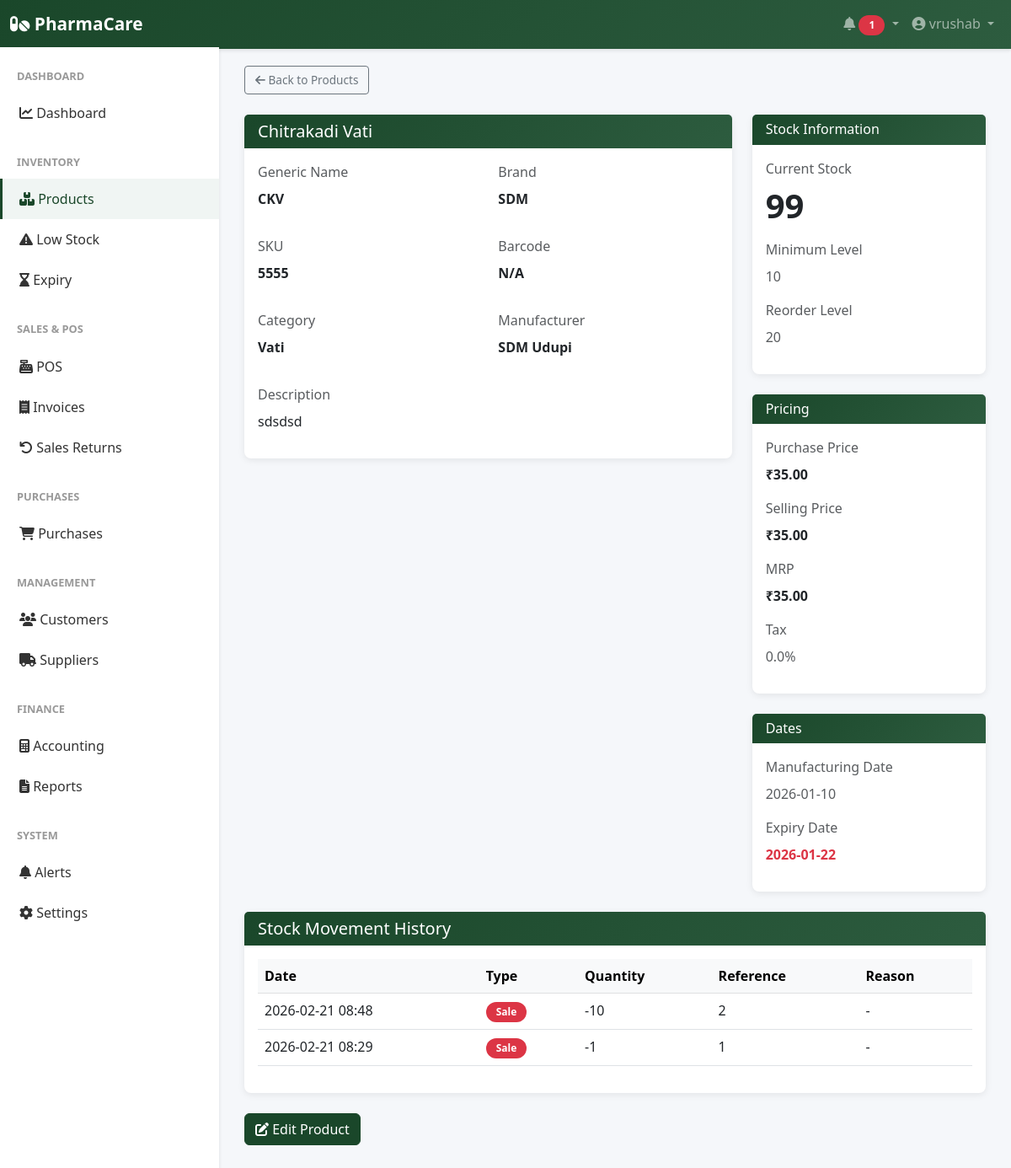
The page /inventory/products/1 (signed in) on the database as committed earlier.
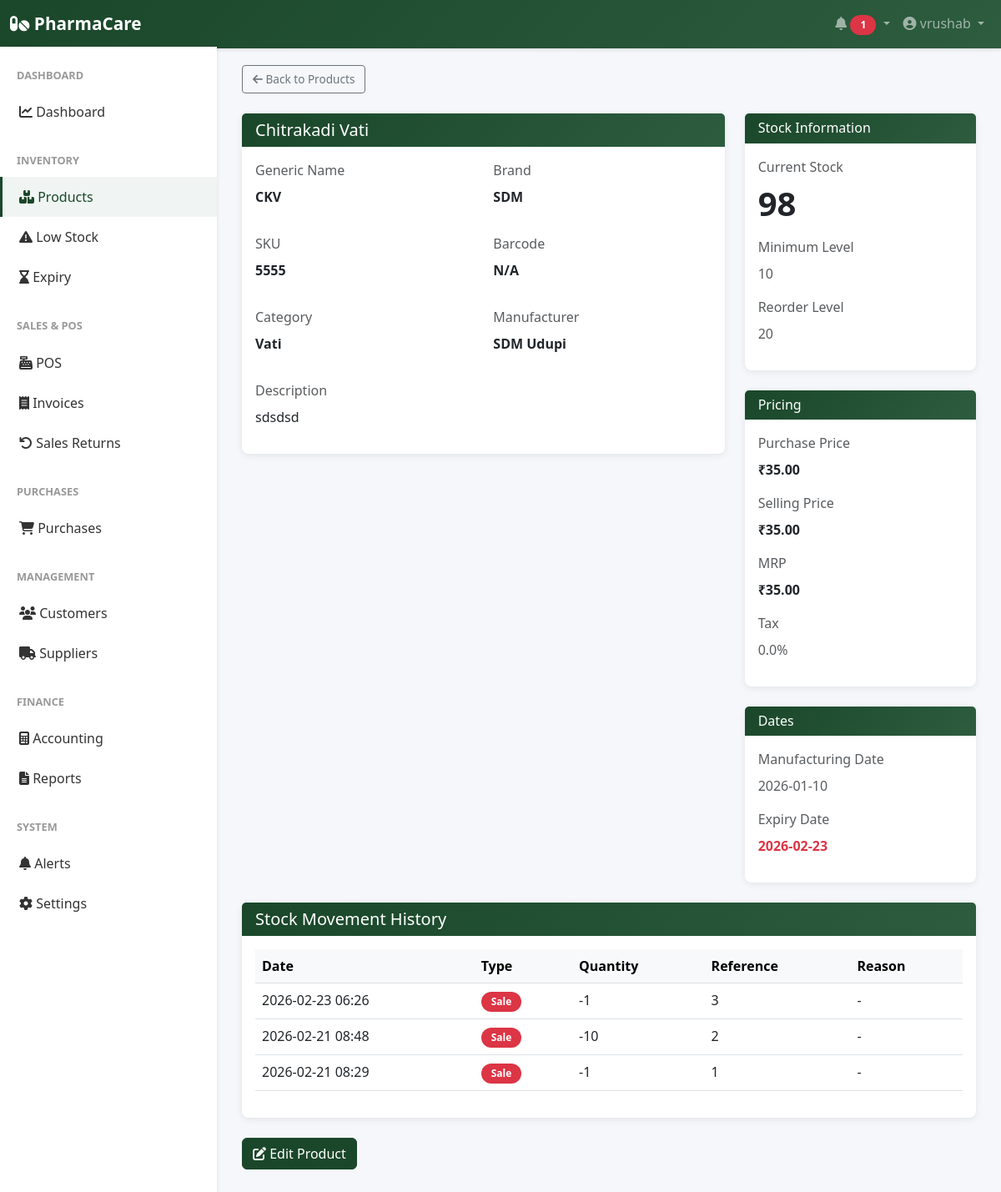
The same page on the database as committed later.
### app/models.py (models this page shows, shortened)
class User(UserMixin, db.Model):
    __tablename__ = 'user'
    id = db.Column(db.Integer, primary_key=True)
    company_id = db.Column(db.Integer, db.ForeignKey('company.id'), nullable=False, unique=True)
    username = db.Column(db.String(255), unique=True, nullable=False)
    password_hash = db.Column(db.String(255), nullable=False)
    is_active = db.Column(db.Boolean, default=True)
    last_login = db.Column(db.DateTime)
    created_date = db.Column(db.DateTime, default=datetime.utcnow)
    updated_date = db.Column(db.DateTime, default=datetime.utcnow, onupdate=datetime.utcnow)
    company = db.relationship('Company', back_populates='user')

class Product(db.Model):
    __tablename__ = 'product'
    id = db.Column(db.Integer, primary_key=True)
    company_id = db.Column(db.Integer, db.ForeignKey('company.id'), nullable=False)
    product_name = db.Column(db.String(255), nullable=False)
    generic_name = db.Column(db.String(255))
    brand = db.Column(db.String(255))
    category = db.Column(db.String(100), nullable=False)
    manufacturer = db.Column(db.String(255))
    batch_number = db.Column(db.String(100))
    barcode = db.Column(db.String(100), unique=True)
    sku = db.Column(db.String(100), unique=True, nullable=False)
    purchase_price = db.Column(db.Float, nullable=False)
    selling_price = db.Column(db.Float, nullable=False)
    mrp = db.Column(db.Float, nullable=False)
    tax_percentage = db.Column(db.Float, default=0)
    manufacturing_date = db.Column(db.DateTime)
    expiry_date = db.Column(db.DateTime)
    quantity = db.Column(db.Integer, default=0)
    minimum_stock_level = db.Column(db.Integer, default=10)
    reorder_level = db.Column(db.Integer, default=20)
    prescription_required = db.Column(db.Boolean, default=False)
    description = db.Column(db.Text)
    image_path = db.Column(db.String(500))
    created_date = db.Column(db.DateTime, default=datetime.utcnow)
    updated_date = db.Column(db.DateTime, default=datetime.utcnow, onupdate=datetime.utcnow)
    is_active = db.Column(db.Boolean, default=True)
    company = db.relationship('Company', back_populates='products')
    stock_movements = db.relationship('StockMovement', back_populates='product', cascade='all, delete-orphan')
    sale_items = db.relationship('SaleItem', back_populates='product', cascade='all, delete-orphan')
    purchase_items = db.relationship('PurchaseItem', back_populates='product', cascade='all, delete-orphan')
    category_id = db.Column(db.Integer, db.ForeignKey('category.id'))
    unit_id = db.Column(db.Integer, db.ForeignKey('unit.id'))
    category_rel = db.relationship('Category', back_populates='products')
    unit_rel = db.relationship('Unit', back_populates='products')

class StockMovement(db.Model):
    __tablename__ = 'stock_movement'
    id = db.Column(db.Integer, primary_key=True)
    product_id = db.Column(db.Integer, db.ForeignKey('product.id'), nullable=False)
    movement_type = db.Column(db.String(50), nullable=False)  # 'purchase', 'sale', 'adjustment', 'return'
    quantity = db.Column(db.Integer, nullable=False)
    batch_number = db.Column(db.String(100))
    reference_id = db.Column(db.Integer)  # sale_id or purchase_id
    reason = db.Column(db.String(255))  # For adjustments
    created_date = db.Column(db.DateTime, default=datetime.utcnow)
    product = db.relationship('Product', back_populates='stock_movements')

### app/routes/inventory.py (the view)
@inventory_bp.route('/products/<int:product_id>')
@login_required
def product_detail(product_id):
    product = Product.query.get(product_id)
    if not product or product.company_id != current_user.company_id:
        flash('Product not found.', 'danger')
        return redirect(url_for('inventory.products_list'))
    movements = StockMovement.query.filter_by(product_id=product_id).order_by(
        StockMovement.created_date.desc()
    ).limit(20).all()
    try:
        if getattr(product, 'expiry_date', None):
            product.expiry_date_date = product.expiry_date.date() if hasattr(product.expiry_date, 'date') else product.expiry_date
        else:
            product.expiry_date_date = None
    except Exception:
        product.expiry_date_date = None
    return render_template('inventory/product_detail.html', product=product, movements=movements, now=datetime.utcnow().date())

### app/templates/inventory/product_detail.html (shortened to what this page needs)
{% extends "base.html" %}
{% block content %}
<div class="mb-4">
    <a href="{{ url_for('inventory.products_list') }}" class="btn btn-sm btn-outline-secondary">
        <i class="fas fa-arrow-left"></i> Back to Products
    </a>
</div>
<div class="row">
    <div class="col-lg-8">
        <div class="card mb-4">
            <div class="card-header">
                <h5 class="mb-0">{{ product.product_name }}</h5>
            </div>
            <div class="card-body">
                <div class="row mb-3">
                    <div class="col-md-6">
                        <label class="form-label text-muted">Generic Name</label>
                        <p class="fw-bold">{{ product.generic_name or 'N/A' }}</p>
                    </div>
                    <div class="col-md-6">
                        <label class="form-label text-muted">Brand</label>
                        <p class="fw-bold">{{ product.brand or 'N/A' }}</p>
                    </div>
                </div>
                <div class="row mb-3">
                    <div class="col-md-6">
                        <label class="form-label text-muted">SKU</label>
                        <p class="fw-bold">{{ product.sku }}</p>
                    </div>
                    <div class="col-md-6">
                        <label class="form-label text-muted">Barcode</label>
                        <p class="fw-bold">{{ product.barcode or 'N/A' }}</p>
                    </div>
                </div>
                <div class="row mb-3">
                    <div class="col-md-6">
                        <label class="form-label text-muted">Category</label>
                        <p class="fw-bold">{{ product.category }}</p>
                    </div>
                    <div class="col-md-6">
                        <label class="form-label text-muted">Manufacturer</label>
                        <p class="fw-bold">{{ product.manufacturer or 'N/A' }}</p>
                    </div>
                </div>
                {% if product.description %}
                <div class="mb-3">
                    <label class="form-label text-muted">Description</label>
                    <p>{{ product.description }}</p>
                </div>
                {% endif %}
            </div>
        </div>
    </div>
    <div class="col-lg-4">
        <div class="card mb-4">
            <div class="card-header">
                <h6 class="mb-0">Stock Information</h6>
            </div>
            <div class="card-body">
                <div class="mb-3">
                    <label class="form-label text-muted">Current Stock</label>
                    <p class="fw-bold display-6">{{ product.quantity }}</p>
                </div>
                <div class="mb-3">
                    <label class="form-label text-muted">Minimum Level</label>
                    <p class="text-muted">{{ product.minimum_stock_level }}</p>
                </div>
                <div class="mb-3">
                    <label class="form-label text-muted">Reorder Level</label>
                    <p class="text-muted">{{ product.reorder_level }}</p>
                </div>
            </div>
        </div>
        <div class="card mb-4">
            <div class="card-header">
                <h6 class="mb-0">Pricing</h6>
            </div>
            <div class="card-body">
                <div class="mb-3">
                    <label class="form-label text-muted">Purchase Price</label>
                    <p class="fw-bold">₹{{ "%.2f"|format(product.purchase_price) }}</p>
                </div>
                <div class="mb-3">
                    <label class="form-label text-muted">Selling Price</label>
                    <p class="fw-bold">₹{{ "%.2f"|format(product.selling_price) }}</p>
                </div>
                <div class="mb-3">
                    <label class="form-label text-muted">MRP</label>
                    <p class="fw-bold">₹{{ "%.2f"|format(product.mrp) }}</p>
                </div>
                <div class="mb-3">
                    <label class="form-label text-muted">Tax</label>
                    <p class="text-muted">{{ product.tax_percentage }}%</p>
                </div>
            </div>
        </div>
        <div class="card">
            <div class="card-header">
                <h6 class="mb-0">Dates</h6>
            </div>
            <div class="card-body">
                {% if product.manufacturing_date %}
                <div class="mb-2">
                    <label class="form-label text-muted">Manufacturing Date</label>
                    <p class="text-muted">{{ product.manufacturing_date.strftime('%Y-%m-%d') }}</p>
                </div>
                {% endif %}
                {% if product.expiry_date_date %}
                <div class="mb-2">
                    <label class="form-label text-muted">Expiry Date</label>
                    <p class="fw-bold {% if product.expiry_date_date < now %}text-danger{% else %}text-success{% endif %}">
                        {{ product.expiry_date_date.strftime('%Y-%m-%d') }}
                    </p>
                </div>
                {% endif %}
            </div>
        </div>
    </div>
</div>
{% if movements %}
<div class="card mt-4">
    <div class="card-header">
        <h5 class="mb-0">Stock Movement History</h5>
    </div>
    <div class="card-body">
        <div class="table-responsive">
            <table class="table table-hover">
                <thead class="table-light">
                    <tr>
                        <th>Date</th>
                        <th>Type</th>
                        <th>Quantity</th>
                        <th>Reference</th>
                        <th>Reason</th>
                    </tr>
                </thead>
                <tbody>
                    {% for movement in movements %}
                    <tr>
                        <td>{{ movement.created_date.strftime('%Y-%m-%d %H:%M') if movement.created_date else '' }}</td>
                        <td>
                            <span class="badge {% if movement.movement_type == 'sale' %}bg-danger{% elif movement.movement_type == 'purchase' %}bg-success{% elif movement.movement_type == 'return' %}bg-warning{% else %}bg-info{% endif %}">
                                {{ movement.movement_type.capitalize() }}
                            </span>
                        </td>
                        <td>{{ movement.quantity }}</td>
                        <td>{{ movement.reference_id or '-' }}</td>
                        <td>{{ movement.reason or '-' }}</td>
                    </tr>
                    {% endfor %}
                </tbody>
            </table>
        </div>
    </div>
</div>
{% endif %}
<div class="mt-4">
    <a href="{{ url_for('inventory.edit_product', product_id=product.id) }}" class="btn btn-primary">
        <i class="fas fa-edit"></i> Edit Product
    </a>
</div>
{% endblock %}

### app/templates/base.html (shortened to what this page needs)
<!DOCTYPE html>
<html lang="en">
<head>
    <link href="https://cdn.jsdelivr.net/npm/bootstrap@5.3.0/dist/css/bootstrap.min.css" rel="stylesheet">
    <link rel="stylesheet" href="https://cdnjs.cloudflare.com/ajax/libs/font-awesome/6.4.0/css/all.min.css">
</head>
<body>
    <nav class="navbar navbar-expand-lg navbar-dark">
        <div class="container-fluid">
            <a class="navbar-brand" href="{{ url_for('dashboard.dashboard') }}">
                <i class="fas fa-pills"></i> PharmaCare
            </a>
            <div class="collapse navbar-collapse" id="navbarNav">
                <ul class="navbar-nav ms-auto">
                    {% if current_user.is_authenticated %}
                    <li class="nav-item dropdown">
                        <a class="nav-link dropdown-toggle" href="#" id="alertsDropdown" role="button" data-bs-toggle="dropdown">
                            <i class="fas fa-bell"></i>
                            <span id="alert-badge" class="badge bg-danger" style="display:none;">0</span>
                        </a>
                    </li>
                    <li class="nav-item dropdown">
                        <a class="nav-link dropdown-toggle" href="#" id="userDropdown" role="button" data-bs-toggle="dropdown">
                            <i class="fas fa-user-circle"></i> {{ current_user.username }}
                        </a>
                    </li>
                    {% endif %}
                </ul>
            </div>
        </div>
    </nav>
    {% if current_user.is_authenticated %}
    <div class="sidebar">
        <nav class="nav flex-column">
            <div class="nav-section-title">Dashboard</div>
            <a class="nav-link {% if request.endpoint == 'dashboard.dashboard' %}active{% endif %}" href="{{ url_for('dashboard.dashboard') }}">
                <i class="fas fa-chart-line"></i> Dashboard
            </a>
            <div class="nav-section-title">Inventory</div>
            <a class="nav-link {% if 'inventory' in request.path %}active{% endif %}" href="{{ url_for('inventory.products_list') }}">
                <i class="fas fa-boxes"></i> Products
            </a>
            <a class="nav-link {% if request.endpoint == 'inventory.low_stock_report' %}active{% endif %}" href="{{ url_for('inventory.low_stock_report') }}">
                <i class="fas fa-exclamation-triangle"></i> Low Stock
            </a>
            <a class="nav-link {% if request.endpoint == 'inventory.expiry_report' %}active{% endif %}" href="{{ url_for('inventory.expiry_report') }}">
                <i class="fas fa-hourglass-end"></i> Expiry
            </a>
            <div class="nav-section-title">Sales & POS</div>
            <a class="nav-link {% if request.endpoint == 'sales.pos' %}active{% endif %}" href="{{ url_for('sales.pos') }}">
                <i class="fas fa-cash-register"></i> POS
            </a>
            <a class="nav-link {% if 'invoices' in request.path %}active{% endif %}" href="{{ url_for('sales.invoices_list') }}">
                <i class="fas fa-receipt"></i> Invoices
            </a>
            <a class="nav-link {% if request.endpoint == 'sales.sales_returns_list' %}active{% endif %}" href="{{ url_for('sales.sales_returns_list') }}">
                <i class="fas fa-undo"></i> Sales Returns
            </a>
            <div class="nav-section-title">Purchases</div>
            <a class="nav-link {% if 'purchases' in request.path %}active{% endif %}" href="{{ url_for('purchases.purchases_list') }}">
                <i class="fas fa-shopping-cart"></i> Purchases
            </a>
            <div class="nav-section-title">Management</div>
            <a class="nav-link {% if 'customers' in request.path %}active{% endif %}" href="{{ url_for('customers.customers_list') }}">
                <i class="fas fa-users"></i> Customers
            </a>
            <a class="nav-link {% if 'suppliers' in request.path %}active{% endif %}" href="{{ url_for('suppliers.suppliers_list') }}">
                <i class="fas fa-truck"></i> Suppliers
            </a>
            <div class="nav-section-title">Finance</div>
            <a class="nav-link {% if 'accounting' in request.path %}active{% endif %}" href="{{ url_for('accounting.accounting_dashboard') }}">
                <i class="fas fa-calculator"></i> Accounting
            </a>
            <a class="nav-link {% if 'reports' in request.path %}active{% endif %}" href="{{ url_for('reports.reports_home') }}">
                <i class="fas fa-file-alt"></i> Reports
            </a>
            <div class="nav-section-title">System</div>
            <a class="nav-link {% if request.endpoint == 'alerts.alerts' %}active{% endif %}" href="{{ url_for('alerts.alerts') }}">
                <i class="fas fa-bell"></i> Alerts
            </a>
            <a class="nav-link" href="{{ url_for('auth.profile') }}">
                <i class="fas fa-cog"></i> Settings
            </a>
        </nav>
    </div>
    {% endif %}
    <div class="{% if current_user.is_authenticated %}main-content{% else %}container mt-5{% endif %}">
        {% block content %}{% endblock %}
    </div>
</body>
</html>

Rows that differ between the two databases and show on the page:
changed Product "Chitrakadi Vati": quantity "99" → "98"
added StockMovement: created_date "2026-02-23 06:26", movement_type "Sale", quantity "-1", reference "3", reason "-"
Other text that changed with them:
{{ product.expiry_date_date.strftime('%Y-%m-%d') }}: "2026-01-22" → "2026-02-23"
